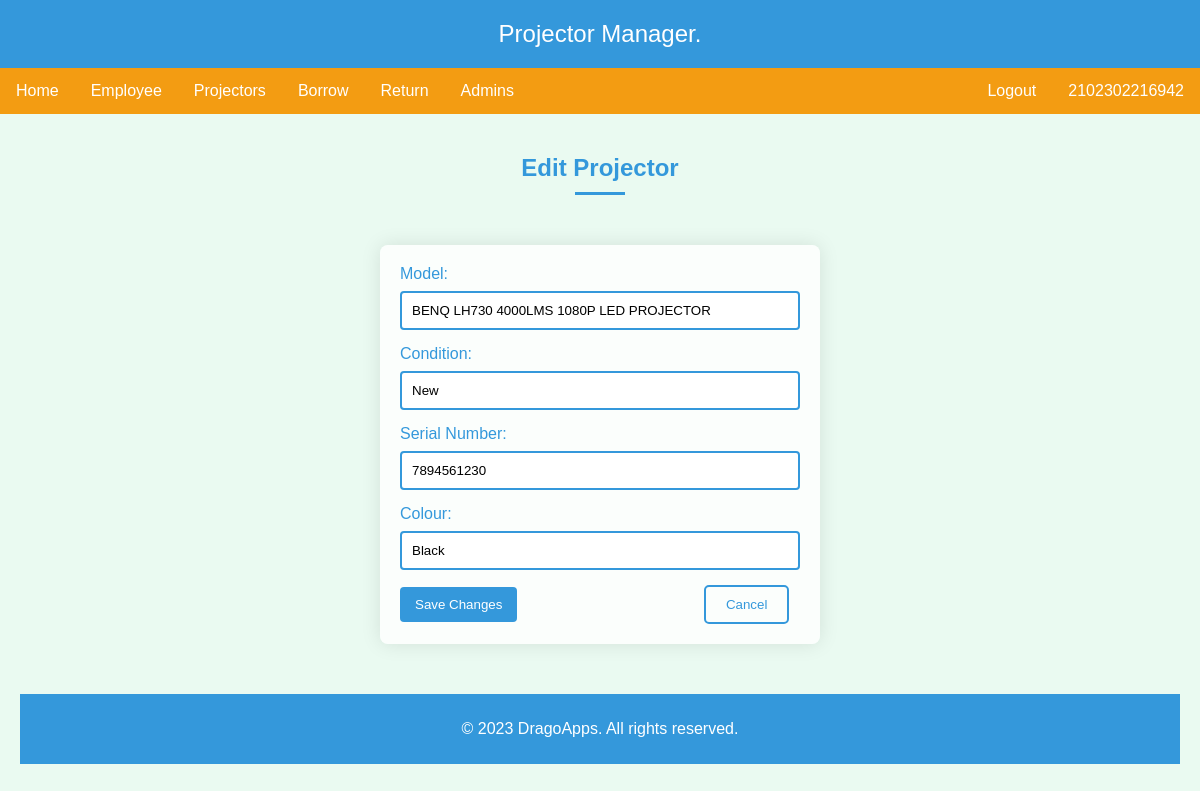
The page /editprosuper.php?id=1 (signed in) on the database its author committed.
### tables this page shows
CREATE TABLE `projector` (
  `id` int(11) NOT NULL,
  `Model` varchar(255) DEFAULT NULL,
  `Conditions` varchar(255) DEFAULT NULL,
  `SerialNumber` varchar(255) DEFAULT NULL,
  `Colour` varchar(255) DEFAULT NULL
);

### editprosuper.php (the view, shortened to what this page needs)
<?php
$adminID = $_SESSION["adminID"];
?>
<?php
if (isset($_GET['id']) && is_numeric($_GET['id'])) {
    $recordId = $_GET['id'];
    $conn = new mysqli('localhost', 'root', '', 'projector');
    $result = $conn->query("SELECT * FROM projector WHERE id = $recordId");
    if ($result && $result->num_rows > 0) {
        $row = $result->fetch_assoc();
    } else {
        echo "Record not found.";
    }
} else {
    echo "Invalid record ID.";
}
?>
<!DOCTYPE html>
<html lang="en">
<head>
	<link rel="stylesheet" href="styling.css"/>
	<link rel="stylesheet" href="styling.css"/>
</head>
<body>
<header>
        Projector Manager.
    </header>
    <nav>
        <a href="dashsuper.php">Home</a>
        <a href="empFormsuper.php">Employee</a>
		<a href="projectorsFormsuper.php">Projectors</a>
        <a href="borrowFormsuper.php">Borrow</a>
        <a href="returnFormsuper.php">Return</a>
		<a href="admins.php">Admins</a>
		<a class="ide"><?php echo $adminID;?></a>
		<a class="ide "href="logoutsuper.php">Logout</a>
    </nav>
    <section>
    <h2>Edit Projector</h2>
    <form action="updateprosuper.php" method="post">
        <label for="model">Model:</label>
		<input type="text" name="Model" value="<?php echo $row['Model']; ?>">
		<label for="condition">Condition:</label>
		<input type="text" name="Conditions" value="<?php echo $row['Conditions']; ?>">
		<label for="serial_number">Serial Number:</label>
		<input type="text" name="SerialNumber" value="<?php echo $row['SerialNumber']; ?>">
		<label for="color">Colour:</label>
		<input type="text" name="Colour" value="<?php echo $row['Colour']; ?>">
        <input type="submit" value="Save Changes">
		<input class="styled-button" type="button" onclick="window.location.href='projectorviewsuper.php" value="Cancel">
    </form>
<footer>
        <p>&copy; 2023 DragoApps. All rights reserved.</p>
    </footer>
</body>
</html>

### styling.css (style rules this page uses)
body { font-family: Arial, sans-serif; margin: 0; padding: 0; background-color: #2ecc71; color: #333; }
body::before { content: ''; display: block; position: fixed; top: 0; left: 0; width: 100%; height: 100%; background: rgba(255, 255, 255, 0.9); z-index: -1; }
form { max-width: 400px; margin: 50px auto; background-color: rgba(255, 255, 255, 0.8); padding: 20px; border-radius: 8px; box-shadow: 0 0 20px rgba(0, 0, 0, 0.1); }
label { display: block; margin-bottom: 8px; color: #3498db; }
input[type="text"], input[type="email"], input[type="password"] { width: 100%; padding: 10px; margin-bottom: 15px; box-sizing: border-box; transition: border-color 0.3s, box-shadow 0.3s; border: 2px solid #3498db; border-radius: 4px; }
input[type="text"]:focus, input[type="email"]:focus, input[type="password"]:focus, { border-color: #2196F3; box-shadow: 0 0 10px rgba(33, 150, 243, 0.5); }
input[type="submit"] { background-color: #3498db; color: #fff; padding: 10px 15px; border: none; border-radius: 4px; cursor: pointer; transition: background-color 0.3s; }
h2 { color: #3498db; font-size: 24px; font-weight: bold; margin-bottom: 10px; text-align: center; }
h2::after { content: ""; display: block; width: 50px; height: 3px; background-color: #3498db; margin: 10px auto; }
header { background-color: #3498db; color: #fff; padding: 20px; text-align: center; }
footer { background-color: #3498db; color: #fff; padding: 10px; text-align: center; }
nav a.ide { float:right; }
.styled-button { display: inline-block; padding: 10px 20px; text-align: center; text-decoration: none; cursor: pointer; border: 2px solid #3498db; color: #3498db; border-radius: 5px; background-color: transparent; margin-left: 182px; }

### editprosuper.php (style rules this page uses)
header { background-color: #3498db; color: #fff; padding: 10px; text-align: center; font-size:24px; }
nav { background-color: #f39c12; overflow: hidden; }
nav a { float:left; display: block; color: white; text-align: center; padding: 14px 16px; text-decoration: none; }
section { margin-left: 0; padding: 20px; }
a { text-decoration:none; }

### rows shown on the page
projector: Model "BENQ LH730 4000LMS 1080P LED PROJECTOR", Conditions "New", SerialNumber "7894561230", Colour "Black"

### other values the page prints
$adminID "2102302216942"
